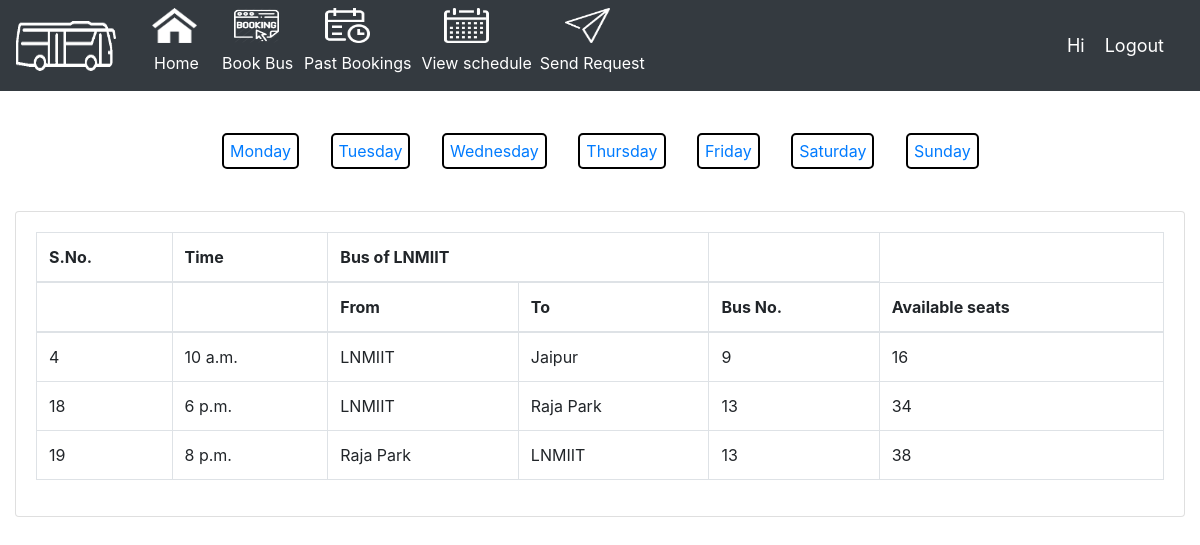
Before: /schedule/Tuesday with the older database file.
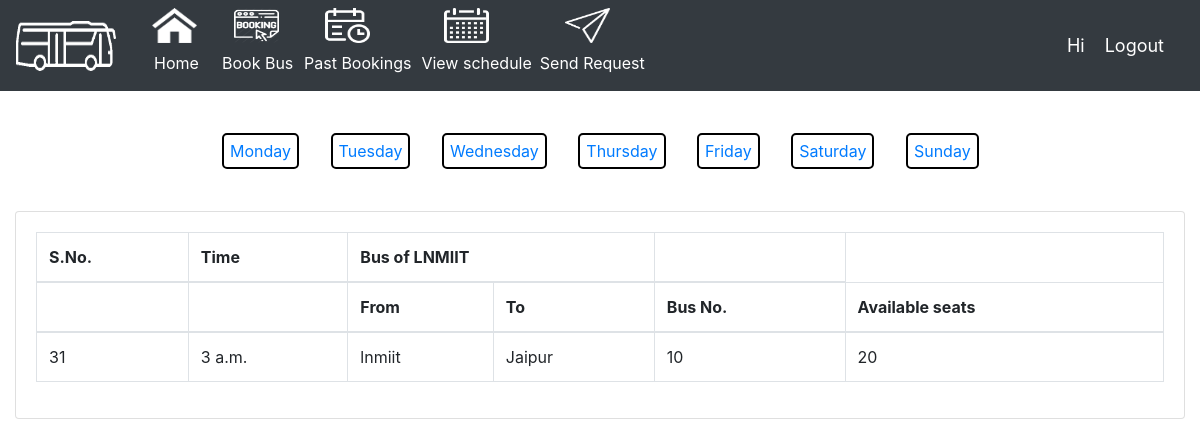
After: the same page with the newer database file.
### bus_M_/models.py (models this page shows, shortened)
class Schedule(models.Model):
    CATEGORY = (
			('Sunday', 'Sunday'),
			('Monday', 'Monday'),
            ('Tuesday', 'Tuesday'),
            ('Wednesday', 'Wednesday'),
            ('Thrusday', 'Thrusday'),
            ('Friday', 'Friday'),
            ('Saturday', 'Saturday'),
			)
    schedule_id = models.AutoField(primary_key=True)
    bus_id = models.ForeignKey(Bus, null=True, on_delete= models.CASCADE)
    time = models.TimeField(null=False)
    start = models.CharField(max_length=300,null=False)
    destination=models.CharField(max_length=300,null=False)
    available_seats = models.IntegerField(null=False)
    day= models.CharField(max_length=200,null=False,choices=CATEGORY)
    running_status = models.BooleanField(default=True)

class Bus(models.Model):
    bus_id = models.AutoField(primary_key=True)
    driver_id = models.ForeignKey(Driver, null=True, on_delete= models.CASCADE)
    availability = models.BooleanField(default=True)
    capacity = models.IntegerField(null=False)
    def __str__(self):
        return str(self.bus_id)

### bus_M_/views.py (the view)
# urls.py: path('schedule/', views.schedule, name='schedule'),
def schedule(request,data=None):
    if data==None:
        sch=Schedule.objects.filter(day='Monday')
        context={'sch': sch}
    elif data=='Monday':
        sch=Schedule.objects.filter(day='Monday')
        context={'sch': sch}
    elif data=='Tuesday':
        sch=Schedule.objects.filter(day='Tuesday')
        context={'sch': sch}
    elif data=='Wednesday':
        sch=Schedule.objects.filter(day='Wednesday')
        context={'sch': sch}
    elif data=='Thursday':
        sch=Schedule.objects.filter(day='Thursday')
        context={'sch': sch}
    elif data=='Friday':
        sch=Schedule.objects.filter(day='Friday')
        context={'sch': sch}
    elif data=='Saturday':
        sch=Schedule.objects.filter(day='Saturday')
        context={'sch': sch}
    elif data=='Sunday':
        sch=Schedule.objects.filter(day='Sunday')
        context={'sch': sch}
    return render(request, 'accounts/schedule.html',context)

### bus_M_/templates/accounts/schedule.html (shortened to what this page needs)
{%  extends 'accounts/main.html' %}
{% block content %}
<br><br>
                 <a href="{%url 'scheduledata' 'Monday' %}" style="border: 2px solid black; padding: 6px 6px 6px; border-radius: 5px;">Monday</a>&nbsp; &nbsp;&nbsp; &nbsp;
                  <a href="{%url 'scheduledata' 'Tuesday' %}" style="border: 2px solid black; padding: 6px 6px 6px; border-radius: 5px;">Tuesday</a>&nbsp; &nbsp;&nbsp; &nbsp;
                  <a href="{%url 'scheduledata' 'Wednesday' %}" style="border: 2px solid black; padding: 6px 6px 6px; border-radius: 5px;">Wednesday</a>&nbsp; &nbsp;&nbsp; &nbsp;
                 <a href="{%url 'scheduledata' 'Thursday' %}" style="border: 2px solid black; padding: 6px 6px 6px; border-radius: 5px;">Thursday</a>&nbsp; &nbsp;&nbsp; &nbsp;
                    <a href="{%url 'scheduledata' 'Friday' %}" style="border: 2px solid black; padding: 6px 6px 6px; border-radius: 5px;">Friday</a>&nbsp; &nbsp;&nbsp; &nbsp;
                     <a href="{%url 'scheduledata' 'Saturday' %}" style="border: 2px solid black; padding: 6px 6px 6px; border-radius: 5px;">Saturday</a>&nbsp; &nbsp;&nbsp; &nbsp;
                        <a href="{%url 'scheduledata' 'Sunday' %}" style="border: 2px solid black; padding: 6px 6px 6px; border-radius: 5px;">Sunday</a>&nbsp; &nbsp;&nbsp; &nbsp;
               <br>
                <br><br>
		<div class="row">
			<div class="col-md">
				<div class="card card-body">
					<table class="table table-bordered">
                                    <thead>
                                        <tr>
                                            <th>S.No.</th>
                                            <th>Time</th>
                                            <th colspan="2">Bus of LNMIIT</th>
                                            <th></th>
                                        </tr>
                                        <tr>
                                            <th></th>
                                            <th></th>
                                            <th>From</th>
                                            <th>To</th>
                                            <th>Bus No.</th>
                                            <th>Available seats</th>
                                        </tr>
                                        </thead>
                                    <tbody>
                                        {% for p in sch %}
                                        {%if p.running_status%}
                                        <tr>
                                            <td>{{p.schedule_id}}</td>
                                            <td>{{p.time}}</td>
                                            <td>{{p.start}}</td>
                                            <td>{{p.destination}}</td>
                                            <td>{{p.bus_id}}</td>
                                            <td>{{p.available_seats}}</td>
                                        </tr>
                                        {%endif%}
                                        {%endfor%}
                                    </tbody>
                                        </table>
				</div>
			</div>
		</div>
{% endblock content %}

Changed rows visible on the page:
no longer on this page (row edited): Schedule: schedule_id "4", time "10 a.m.", start "LNMIIT", destination "Jaipur", bus_id "9", available_seats "16"
no longer on this page (row edited): Schedule: schedule_id "18", time "6 p.m.", start "LNMIIT", destination "Raja Park", bus_id "13", available_seats "34"
no longer on this page (row edited): Schedule: schedule_id "19", time "8 p.m.", start "Raja Park", destination "LNMIIT", bus_id "13", available_seats "38"
added Schedule: schedule_id "31", time "3 a.m.", start "lnmiit", destination "Jaipur", bus_id "10", available_seats "20"
